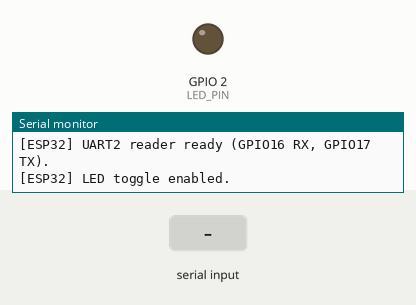
Recording of a sketch running on a simulated ESP32. Parts: output pins drawn as LEDs (lit = HIGH), the last lines printed to the serial monitor. The inputs (shaded band) are chosen by the test bench.

Above: at 1.2 s.
1.3 s: "BTN: PA0 pressed\n" received over the second serial link
At 2.0 s:
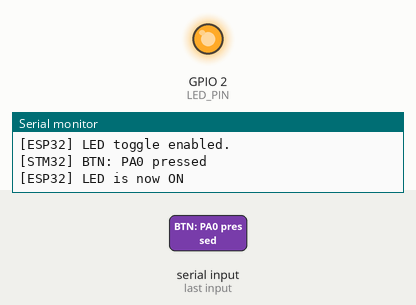
2.8 s: "1\n" received over the second serial link
Timing chart, 0 to 5.8 s (numbered marks = the images above; inputs shaded):
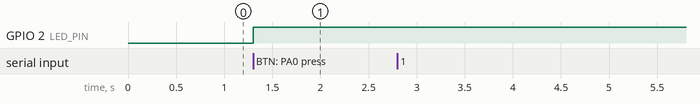

Measured:
- after the input at 1.3 s, GPIO 2 (LED_PIN): LOW → HIGH at once

The sketch:

UART-LED-control.ino
```cpp
static const int RXD2 = 16;   // ESP32 UART2 RX pin
static const int TXD2 = 17;   // ESP32 UART2 TX pin
static const unsigned long BAUD = 115200;

static const int LED_PIN = 2; // onboard LED for ESP32
static bool ledState = false; // keep track of LED state

// Line buffer for text protocols coming from STM32
static char lineBuf[256];
static size_t lineLen = 0;

void setup() {
  // USB serial to PC
  Serial.begin(BAUD);
  while (!Serial) { }

  // UART2 to STM32
  Serial2.begin(BAUD, SERIAL_8N1, RXD2, TXD2);

  // LED output
  pinMode(LED_PIN, OUTPUT);
  digitalWrite(LED_PIN, LOW);

  Serial.println("\n[ESP32] UART2 reader ready (GPIO16 RX, GPIO17 TX).");
  Serial.println("[ESP32] LED toggle enabled.");
}

void handleFromSTM32() {
  while (Serial2.available() > 0) {
    int b = Serial2.read();
    if (b < 0) break;

    char c = (char)b;

    if (c == '\r') {
      // ignore CR
    } else if (c == '\n') {
      // line complete → handle it
      lineBuf[lineLen] = '\0';

      Serial.print("[STM32] ");
      Serial.println(lineBuf);

      // --- LED TOGGLE ---
      if (strcmp(lineBuf, "BTN: PA0 pressed") == 0) {
        ledState = !ledState; // toggle state
        digitalWrite(LED_PIN, ledState ? HIGH : LOW);

        Serial.print("[ESP32] LED is now ");
        Serial.println(ledState ? "ON" : "OFF");
      }

      lineLen = 0;
    } else {
      if (lineLen < sizeof(lineBuf) - 1) {
        lineBuf[lineLen++] = c;
      } else {
        lineBuf[sizeof(lineBuf) - 1] = '\0';
        Serial.print("[STM32] (truncated) ");
        Serial.println(lineBuf);
        lineLen = 0;
      }
    }
  }
}

void handleFromPC() {
  while (Serial.available() > 0) {
    int b = Serial.read();
    if (b < 0) break;
    Serial2.write((uint8_t)b);
  }
}

void loop() {
  handleFromSTM32();
  handleFromPC();
}
```
